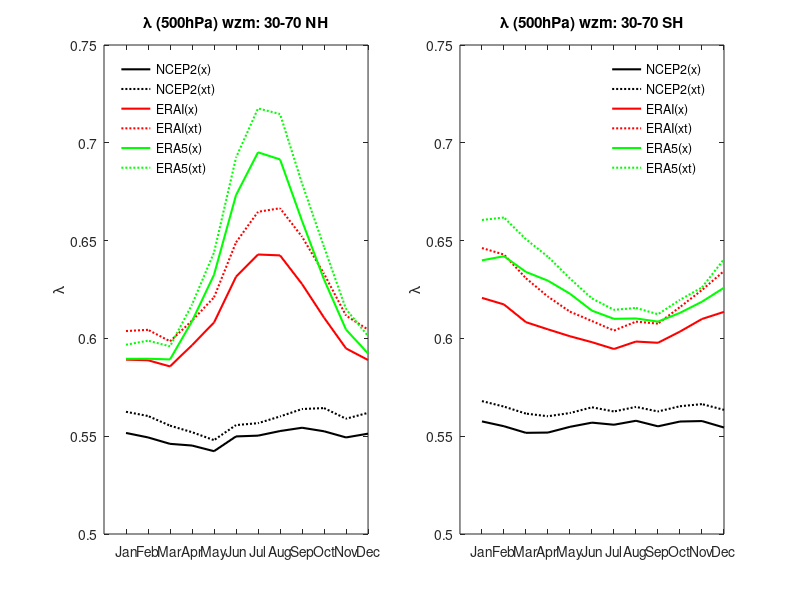

The MATLAB source for this figure:
% plot the asymmetry at 500hPA for ncep2, erai, era5 for years 2009-2018 and the
% asymmetry predicted by the moist modal theory vs. moist turbulent theory

close all; clear

% averaging window

latN = 70; latS = 30;
lv = 500;

% ncep2

load('data_ncep2/asymmetry_ncep2_xt_wzm.mat');
load('data_ncep2/asymmetry_ncep2_x_wzm.mat')

[~,lat30] = min(abs(lat-latS)); [~,latm30] = min(abs(lat+latS));
[~,lat70] = min(abs(lat-latN)); [~,latm70] = min(abs(lat+latN));

[~,p500] = min(abs(level-lv));

lambda_ncep2_NH_x = squeeze(mean(lambda_ncep2_x_wzm(lat70:lat30,p500,:),1));
lambda_ncep2_SH_x = squeeze(mean(lambda_ncep2_x_wzm(latm30:latm70,p500,:),1));

lambda_ncep2_NH_xt = squeeze(mean(lambda_ncep2_xt_wzm(lat70:lat30,p500,:),1));
lambda_ncep2_SH_xt = squeeze(mean(lambda_ncep2_xt_wzm(latm30:latm70,p500,:),1));

clear('level','lat','p500','lat30','lat70','latm30','latm70',...
    'lambda_ncep2_x','lambda_ncep2_xt');

% erai

load('data_erai/asymmetry_erai_NH_x_wzm.mat'); 
load('data_erai/asymmetry_erai_NH_xt_wzm.mat'); 

[~,lat30] = min(abs(lat-latS)); 
[~,lat70] = min(abs(lat-latN)); 

[~,p500] = min(abs(level-lv));

lambda_erai_NH_x = squeeze(mean(lambda_erai_NH_x_wzm(lat70:lat30,p500,:),1));
lambda_erai_NH_xt = squeeze(mean(lambda_erai_NH_xt_wzm(lat70:lat30,p500,:),1));

clear('level','lat','p500','lat30','lat70')

load('data_erai/asymmetry_erai_SH_x_wzm.mat'); 
load('data_erai/asymmetry_erai_SH_xt_wzm.mat');

[~,latm30] = min(abs(lat+latS));
[~,latm70] = min(abs(lat+latN));

[~,p500] = min(abs(level-lv));

lambda_erai_SH_x = squeeze(mean(lambda_erai_SH_x_wzm(latm30:latm70,p500,:),1));
lambda_erai_SH_xt = squeeze(mean(lambda_erai_SH_xt_wzm(latm30:latm70,p500,:),1));

clear('level','lat','p500','latm30','latm70')

% era5

load('data_era5/asymmetry_era5_NH_x_wzm.mat'); 
load('data_era5/asymmetry_era5_NH_xt_wzm.mat'); 

[~,lat30] = min(abs(lat-latS)); 
[~,lat70] = min(abs(lat-latN)); 

[~,p500] = min(abs(level-lv));

lambda_era5_NH_x = squeeze(mean(lambda_era5_NH_x_wzm(lat70:lat30,p500,:),1));
lambda_era5_NH_xt = squeeze(mean(lambda_era5_NH_xt_wzm(lat70:lat30,p500,:),1));

clear('level','lat','p500','lat30','lat70')

load('data_era5/asymmetry_era5_SH_x_wzm.mat'); 
load('data_era5/asymmetry_era5_SH_xt_wzm.mat');

[~,latm30] = min(abs(lat+latS));
[~,latm70] = min(abs(lat+latN));

[~,p500] = min(abs(level-lv));

lambda_era5_SH_x = squeeze(mean(lambda_era5_SH_x_wzm(latm30:latm70,p500,:),1));
lambda_era5_SH_xt = squeeze(mean(lambda_era5_SH_xt_wzm(latm30:latm70,p500,:),1));

hfig = figure(1);
pos = get(hfig,'position');
set(hfig,'position',pos.*[.5 1 2 1])

subplot(1,2,1)

plot(lambda_ncep2_NH_x,'Linewidth',1.5,'Color','k'); hold on
plot(lambda_ncep2_NH_xt,'Linewidth',1.5,'Color','k','linestyle',':'); hold on;
plot(lambda_erai_NH_x,'Linewidth',1.5,'Color','r'); hold on;
plot(lambda_erai_NH_xt,'linewidth',1.5,'Color','r','linestyle',':'); hold on;
plot(lambda_era5_NH_x,'linewidth',1.5,'Color','g'); hold on;
plot(lambda_era5_NH_xt,'linewidth',1.5,'Color','g','Linestyle',':'); hold on;
ylabel('\lambda'); ylim([0.5 0.75]) 
set(gca,'xtick',1:12,...
 'xticklabel',{'Jan','Feb','Mar','Apr','May','Jun','Jul','Aug','Sep','Oct','Nov','Dec'})
set(gca,'Fontsize',10)
legend('NCEP2(x)','NCEP2(xt)','ERAI(x)','ERAI(xt)','ERA5(x)','ERA5(xt)','Location','Northwest'); legend boxoff
title(['\lambda (',num2str(lv),'hPa) wzm: ',num2str(latS),'-',num2str(latN),' NH'])

subplot(1,2,2)

plot(lambda_ncep2_SH_x,'Linewidth',1.5,'Color','k'); hold on
plot(lambda_ncep2_SH_xt,'Linewidth',1.5,'Color','k','linestyle',':'); hold on;
plot(lambda_erai_SH_x,'Linewidth',1.5,'Color','r'); hold on;
plot(lambda_erai_SH_xt,'linewidth',1.5,'Color','r','linestyle',':'); hold on;
plot(lambda_era5_SH_x,'linewidth',1.5,'Color','g'); hold on;
plot(lambda_era5_SH_xt,'linewidth',1.5,'Color','g','Linestyle',':'); hold on;
ylabel('\lambda'); ylim([0.5 0.75])
set(gca,'xtick',1:12,...
 'xticklabel',{'Jan','Feb','Mar','Apr','May','Jun','Jul','Aug','Sep','Oct','Nov','Dec'})
set(gca,'Fontsize',10)
legend('NCEP2(x)','NCEP2(xt)','ERAI(x)','ERAI(xt)','ERA5(x)','ERA5(xt)','Location','Northeast'); legend boxoff
title(['\lambda (',num2str(lv),'hPa) wzm: ',num2str(latS),'-',num2str(latN),' SH'])




